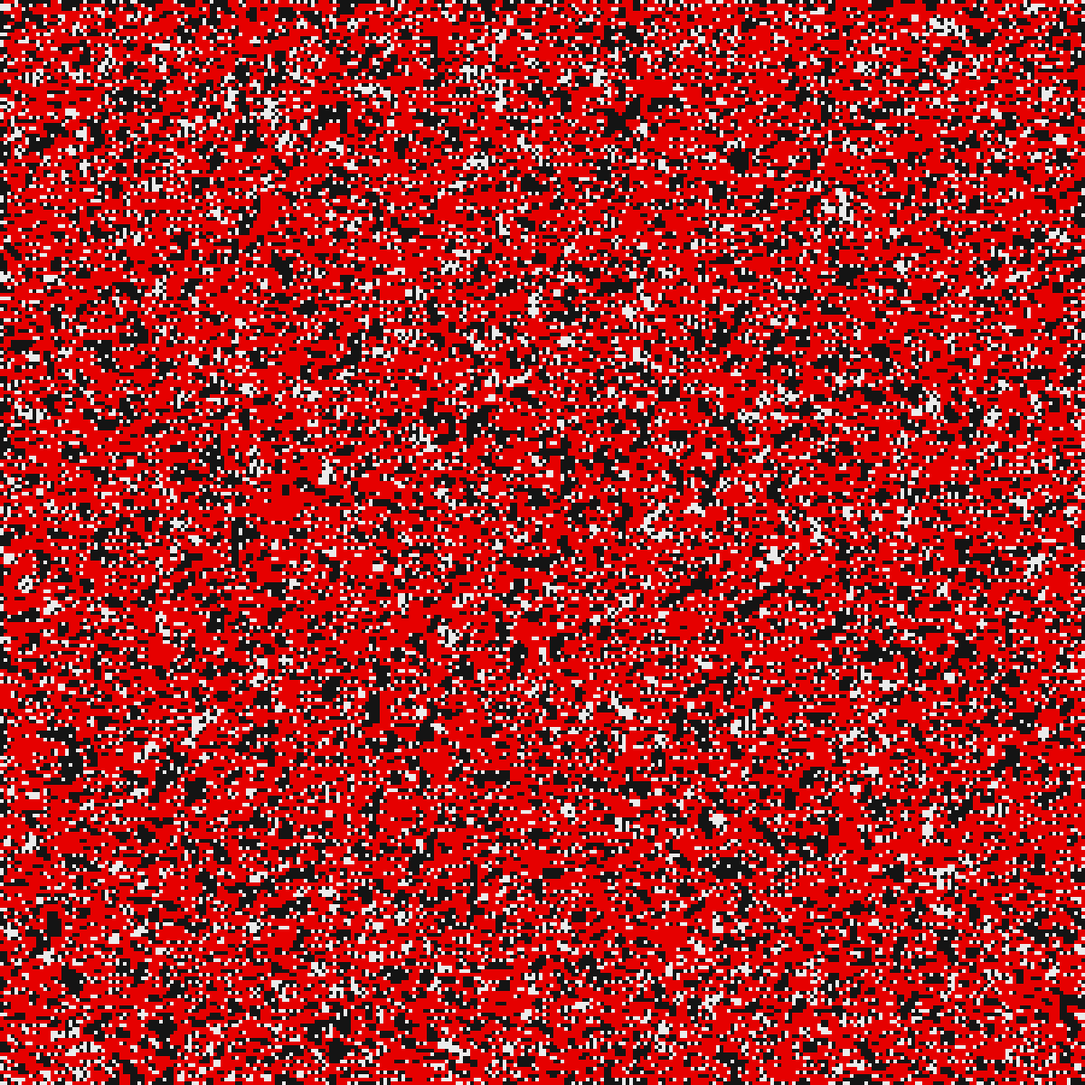
Frame 1 (no input)
Frame 60 (the mouse pressed at the canvas centre just before this capture): identical to frame 1, image omitted
Frame 120 (the mouse held since frame 60 and released just before this capture): identical to frame 1, image omitted

The Processing sketch that drew this single still picture (run headless with seeded random() and noise(); from frame 60 on, the mouse is pressed at the canvas centre):

// Processing sketch: game_of_life_ui_3_2_17
// ── game_of_life_ui_3_2_17.pde
/*This is John Conway's Game of Life with User Input:
* It is a grid, with cells
* A cell may be alive(1) or dead(0)
* This data is kept track of in a matrix.
* The matrix is analyzed and remade every step of the program based on several rules:
* 1.) A live cell dies by isolation if it has less than one live neighbor
* 2.) A live cell dies by overpopulation if it has 4 or more live neighbors
* 3.) A live cell lives if it has 2 or 3 neighbors, as if normal conditions
* 4.) A dead cell can come alive if it has exactly three neighbors, as if by reproduction
* Remember, a neighbor is one of the eight other cells around a cell.
*/

//  GLOBAL VARIABLES:
boolean paused = true;
boolean previousAssess = false;
final int DELAY = 20;//MINIMUM OF 10 MILLISECONDS, GIVE PROGRAM TIME TO RUN ON BIG MATRICES
final int clickResponseDelay = 100;
final int numRows = 300;
final int numCols = 300;
final int HEIGHT = 1200;
final int WIDTH = 1200;
int[][] initialMatrix = new int[numCols][numRows];
//GLOBALS FOR LOOP PROCESSION:
int ig = 0;
int jg = 0;
//

void setup(){
  size(1200, 1200);
  noStroke();
  //CREATES BEGINNING ARRAY AND GETS THE PROGRAM STARTED
  
  //RANDOM BEGINNING MATRIX
  createRandomMatrix();
  
  //OR CLEAR MATRIX
  //for(int i = 0; i < numRows; i++){
    //for(int j = 0; j < numCols; j++){
      //initialMatrix[i][j] = 0;//-DEAD
    //}
  //}
  printMatrix(); 
  delay(1000);
}

void createRandomMatrix(){
  for(int i = 0; i < numRows; i++){
    for(int j = 0; j < numCols; j++){
      int matrixValue = (int)random(0,1.5);
      initialMatrix[i][j] = matrixValue;
    }
  }
}

void createClearMatrix(){
  for(int i = 0; i < numRows; i++){
    for(int j = 0; j < numCols; j++){
      initialMatrix[i][j] = 0;//-DEAD
    }
  }
}
void draw(){
  if(paused == false){
    //REPEATS EVERY (DELAY) MILLESECONDS
    initialMatrix = assessMatrix();
    
    delay(DELAY);
  }else{
    cursorControlMatrix();
  }
  printMatrix();
  fill(255,0,0);
}
int[][] assessMatrix(){
 /*  THIS FUNCTION READS THE CURRENT ARRAY
  *  AND KILLS OR PRESERVES CELLS BASES ON numNeighbors
  *  MAKING newArray AND EXCHANGING IT FOR initialArray
  *  EFFECTIVELY ASSESSING THE ARRAY.
  */
  int[][] newMatrix = new int[numRows][numCols];//  makes an array for just this function
  for(int i = 0; i < numRows; i++){
    for(int j = 0; j < numCols; j++){
      newMatrix[i][j] = 0;
    }
  }
  for(int i = 0; i< numRows; i++){
    for(int j = 0; j < numCols; j++){
    //SELECTS POINT ON ARRAY AND REASSIGNS GLOBALS
      ig = i;
      jg = j;
    //CHECKS numNeighbors WITH THE assessNeighbors FUNCTION
      int numNeighbors = assessNeighbors();
    /*THESE IF/ELSES TELL THE newMatrix IF IT IS GOING TO HAVE A 0 OR A 1 IN IT'S 
    *RESPECTIVE initialArray POSITION
    */
      if(initialMatrix[i][j] == 1){
        //ALIVE
        if(numNeighbors < 4 && numNeighbors > 1){
          newMatrix[i][j] = 1;
        }else{
          newMatrix[i][j] = 0;
        }
      }
      if(initialMatrix[i][j] == 0){
        //DEAD
        if(numNeighbors ==3){
          newMatrix[i][j] = 1;
        }else{
          newMatrix[i][j] = 0;
        }
      }
    }
  }
  initialMatrix = newMatrix;
  return initialMatrix;
}

int assessNeighbors(){
 /*  FUNCTION RETURNS A NUMBER OF NEIGHBORS, CHECKING EACH OF THE EIGHT SPACES AROUND THE
  *  CELL(initialArray[ig][jg])
  *  BEFORE CHECKING FOR THAT NEIGHBOR, IT ENSURES THAT THERE WILL BE NO POSSIBILITY OF AN OUT
  *  OUT OF BOUNDS VALUE ON THE MATRIX, WHICH IS A FATAL ERROR.
  *  THE NUMBER OF NEIGHBORS IS TALLIED WITH THE int neighbors AND RETURNED TO THE assessArray
  *  FUNCTION SO THAT IT MAY CONTINUE IN ASSEMBLING THE NEW ARRAY
  */
  int neighbors = 0;
  if(ig != 0 && jg != 0){//top left 
    if(initialMatrix[ig-1][jg-1] == 1){
      neighbors++;
    }
  }
  if(ig != 0){//top center
    if(initialMatrix[ig-1][jg] == 1){
      neighbors++;
    }
  }
  if(ig != 0 && jg != numCols-1){//top right
    if(initialMatrix[ig-1][jg+1] == 1){
      neighbors++;
    }
  }
  if(jg != 0){//left center
    if(initialMatrix[ig][jg-1] == 1){
     neighbors++;
    }
  }
  if(jg != numCols-1){//right center
    if(initialMatrix[ig][jg+1] == 1){
     neighbors++;
    }
  }
  if(ig != numRows-1 && jg != 0){//bottom left
    if(initialMatrix[ig+1][jg-1] == 1){
      neighbors++;
    }   
  }
  if(ig != numRows-1){//bottom center
    if(initialMatrix[ig+1][jg] == 1){
      neighbors++;
    }
  }
  if(ig != numRows-1 && jg != numCols-1){//bottom right
    if(initialMatrix[ig + 1][jg + 1] == 1){
      neighbors++;
    }
  }
  return neighbors;
}
void printMatrix(){
  //  THIS FUNCTION TAKES THE CURRENT VERSION OF INITIAL MATRIX AND DISPLAYS IT
  for(int i = 0; i < numRows; i++){
    for(int j = 0; j < numCols; j++){
      int xPos = j * (width/numCols);
      int yPos = i * (height/numRows);
      int rectWidth = (width/numCols);
      int rectHeight = (height/numRows);
      if(initialMatrix[i][j] == 0){
        fill(20);//  DEAD AND BLACK
      }else{
        fill(235);//  ALIVE AND WHITE
      }
      rect(xPos, yPos, rectWidth, rectHeight); 
    }
  }
  findOrganisms();
}



void keyReleased(){
  if(key == ENTER || key == ' '){
    if(paused == true){
      paused = false;
    }else if(paused == false){
      paused = true;
    }
  }
  if(paused == true && key == 'r'){
    createRandomMatrix();
  }
  delay(DELAY);
}

void cursorControlMatrix(){
 /*  THIS FUNCTION ALLOWS YOU TO CHANGE THE ORIENTATION OF A CELL WHENEVER
  *  THE GAME IS PAUSED.
  *  IF YOUR CURSOR IS ABOUVE A CELL AND mousePressed == true
  *  THEN THAT CELL WILL CHANGE ONCE, EITHER FROM 1 TO 0 OR 0 TO 1
  */
  
  //  IDENTIFY WHICH CELL THE CURSOR IS OVER
  int cursorColumn = mouseX /5;
  int cursorRow = mouseY /5;
  
  //  CHANGE THAT CELL DEPENDING ON mousePressed
  if(initialMatrix[cursorRow][cursorColumn] == 0 && mousePressed){
    initialMatrix[cursorRow][cursorColumn] = 1;
    delay(clickResponseDelay);
  }else if(initialMatrix[cursorRow][cursorColumn] == 1 && mousePressed){
    initialMatrix[cursorRow][cursorColumn] = 0;
    delay(clickResponseDelay);
  }
}

void findOrganisms(){
 /*  Since this is going to be a very long function, I'm putting it at the bottom,
  *  even though it is called by printMatrix().  This function will find certain 
  *  organisms and color them based on their type.
  */
  for(int i = 0; i< numRows; i++){
    for(int j = 0; j < numCols; j++){
      //if(checkForSquare(i, j)){
        //colorSquare
      //}      
      if(checkForStatic(i, j)){
        int xPos = j * (width/numCols);
        int yPos = i * (height/numRows);
        int rectWidth = (width/numCols);
        int rectHeight = (height/numRows);
        fill(230, 0, 0);
        rect(xPos, yPos, rectWidth, rectHeight); 
      }
      
      
    }
  }
  
  
}

boolean checkForStatic(int i, int j){
  ig = i;
  jg = j;
  if(assessNeighbors() == 3 || assessNeighbors() == 4 || assessNeighbors() == 2){
    if(previousAssess == true){
      return true;
    }
    previousAssess = true;
  }else{
    previousAssess = false;
  }
  return false;
}
boolean checkForSquare(int i, int j){  // i rows, j cols
  //check to see if any blocks will be out of bounds:
  if(i == 0 || j == numCols - 1){ // square impossible at these spots
    return false;
  }
  //16 squares to address:
  
  

  
  return true;
}
